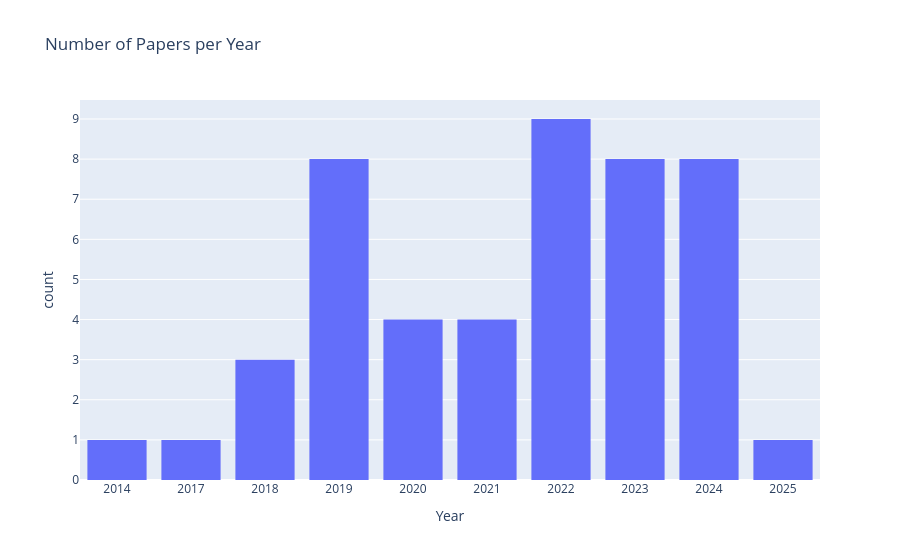

The cell this chart's notebook holds for it:
### Markdown cell above
## Basic graphs

### Code cell
# Plot the number of papers per year
fig1 = px.histogram(research_df, x='Year', title='Number of Papers per Year')
fig1.show()

### Figure 1 — Plotly figure (JSON) as saved in the notebook; plotly's stock layout.template omitted (floating-point values rounded to 4 significant figures)
{"data": [{"bingroup": "x", "hovertemplate": "Year=%{x}<br>count=%{y}<extra></extra>", "legendgroup": "", "marker": {"color": "#636efa", "pattern": {"shape": ""}}, "name": "", "orientation": "v", "showlegend": false, "type": "histogram", "x": ["2014", "2017", "2018", "2018", "2018", "2019", "2019", "2019", "2019", "2019", "2019", "2019", "2019", "2020", "2020", "2020", "2020", "2021", "2021", "2021", "2021", "2022", "2022", "2022", "2022", "2022", "2022", "2022", "2022", "2022", "2023", "2023", "2023", "2023", "2023", "2023", "2023", "2023", "2024", "2024", "2024", "2024", "2024", "2024", "2024", "2024", "2025"], "xaxis": "x", "yaxis": "y"}], "layout": {"barmode": "relative", "legend": {"tracegroupgap": 0}, "title": {"text": "Number of Papers per Year"}, "xaxis": {"anchor": "y", "domain": [0, 1], "title": {"text": "Year"}}, "yaxis": {"anchor": "x", "domain": [0, 1], "title": {"text": "count"}}}}
